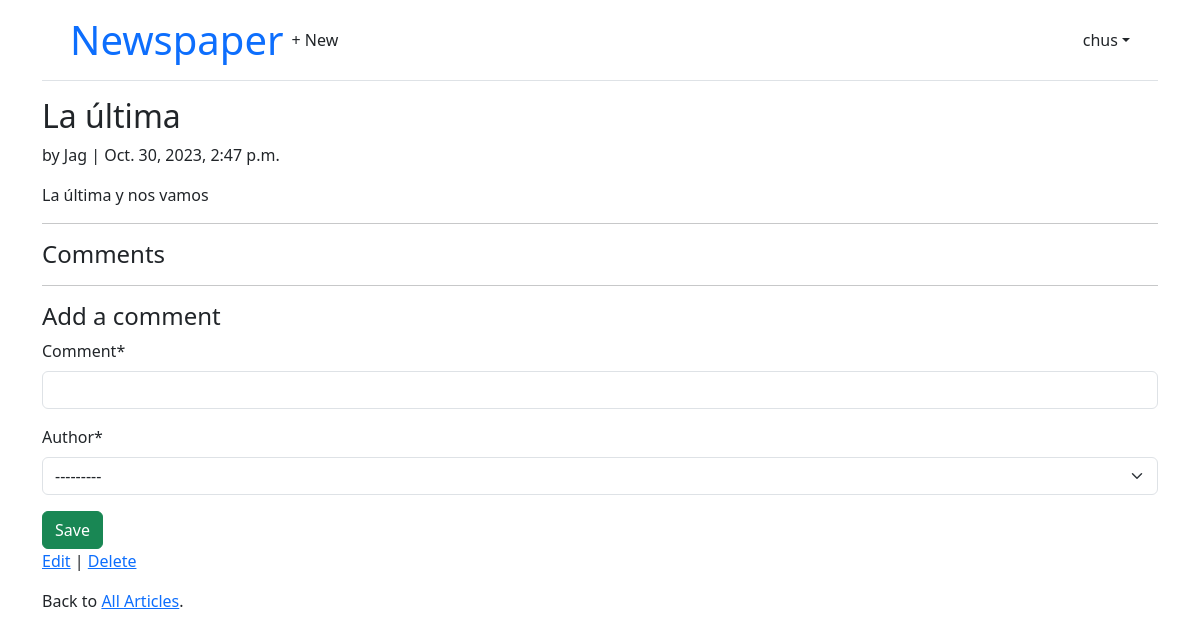
Page /articles/4/ (signed in) on the earlier database version.
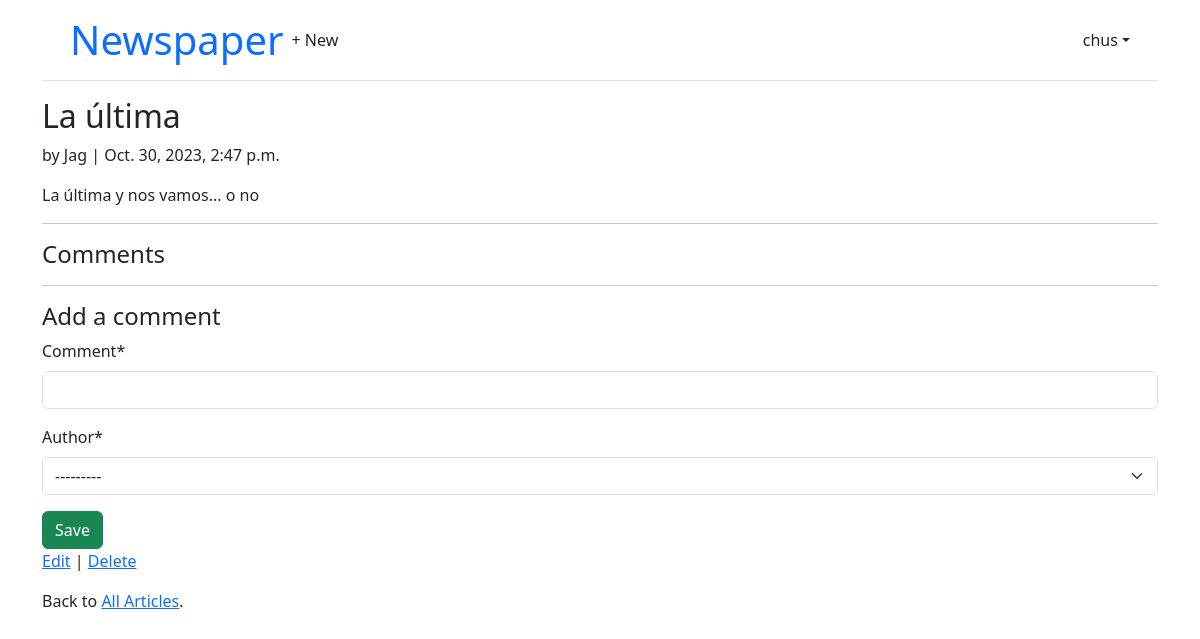
Same page on the later database version.
### articles/models.py (models this page shows, shortened)
class Article(models.Model):
    title = models.CharField(max_length=255)
    body = models.TextField()
    date = models.DateTimeField(auto_now_add=True)
    author = models.ForeignKey(
        settings.AUTH_USER_MODEL,
        on_delete=models.CASCADE,
    )

### accounts/models.py (models this page shows)
class CustomUser(AbstractUser):
    age = models.PositiveBigIntegerField(null=True, blank=True)

### articles/views.py (the view, shortened to what this page needs)
# urls.py: path("<int:pk>/", ArticleDetailView.as_view(),
class ArticleDetailView(LoginRequiredMixin, View):
    def get(self, request, *args, **kwargs):
        view = CommentGet.as_view()
        return view(request, *args, **kwargs)

### articles/forms.py
class CommentForm(forms.ModelForm):
    class Meta:
        model = Comment
        fields = ("comment", "author")

### articles/views.py (called while the page is built)
    def get_context_data(self, **kwargs):
        context = super().get_context_data(**kwargs)
        context['form'] = CommentForm()
        return context

### templates/article_detail.html (shortened to what this page needs)
{% extends "base.html" %}
{% load crispy_forms_tags %}
{% block content %}
    <div class="article-entry">
        <h2>{{ object.title }}</h2>
        <p>by {{ object.author }} | {{ object.date }}</p>
        <p>{{ object.body }}</p>
    </div>
    <hr>
    <h4>Comments</h4>
    <hr>
    <h4>Add a comment</h4>
    <form action="" method="post">
        {{ form|crispy }}
        <button class="btn btn-success ml-2" type="submit">Save</button>
    </form>
    <p>
        <a href="{% url 'article_edit' article.pk %}">Edit</a> |
        <a href="{% url 'article_delete' article.pk %}">Delete</a>
    </p>
    <p>
        Back to <a href="{% url 'article_list' %}">All Articles</a>.
    </p>
{% endblock content %}

Differences in the rows shown:
changed Article "La última": body "La última y nos vamos" → "La última y nos vamos... o no"
